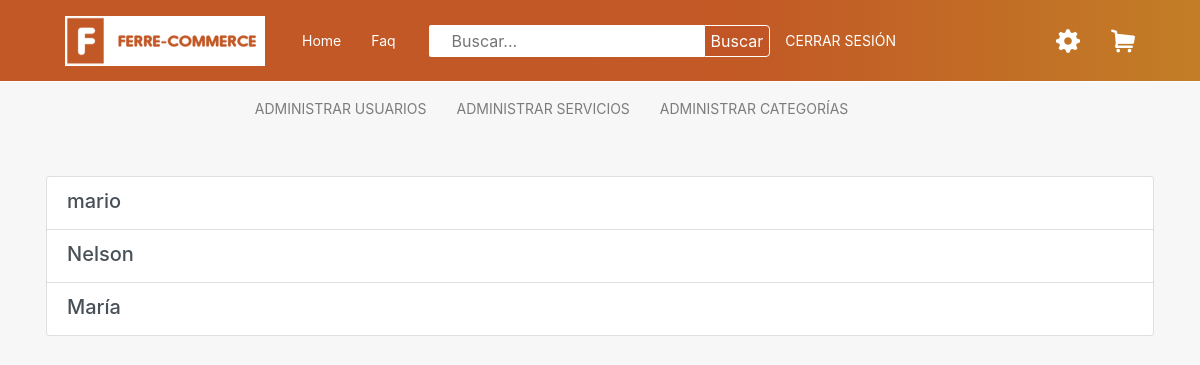
Screenshot of /all-users.php (signed in) with the database file from the repository.
### tables this page shows
CREATE TABLE `users` (
  `id` int(11) NOT NULL,
  `username` varchar(10) NOT NULL,
  `email` varchar(50) NOT NULL,
  `password` varchar(100) NOT NULL,
  `genre` varchar(10) NOT NULL,
  `imageuser` varchar(100) DEFAULT NULL,
  `descripcion` varchar(200) DEFAULT NULL
);

### all-users.php (called while the page is built)
<?php
include 'loader.php';
$usuarios = $db->buscarDatos('users');
require 'views/all-users-view.php';

### classes/PDOConnector.php (called while the page is built)
<?php
class PDOConnector
{
    public static function make()
    {
        try {
            $pdo = new PDO("mysql:host=localhost;dbname=ecommerce;port=3306;charset=utf8mb4", "root", "12345");
            $pdo->setAttribute(PDO::ATTR_ERRMODE, PDO::ERRMODE_EXCEPTION);
            $pdo->setAttribute(PDO::ATTR_EMULATE_PREPARES, false);
            return $pdo;
        } catch (PDOException $e){
            echo $e->getMessage();
        }
    }
}

### loader.php (called while the page is built, shortened)
<?php
require 'classes/MySQLDB.php';
$db = new MySQLDB();

### classes/MySQLDB.php (called while the page is built, shortened)
<?php
    require 'classes/PDOConnector.php';
    class MySQLDB extends DB
    {
        protected $connection;
        public function __construct()
        {
            $pdo = new PDOConnector();
            $this->connection = $pdo->make();
        }
        public function buscarDatos($datos)
        {
            $stmt = $this->connection->prepare("SELECT * FROM $datos");
            $stmt->execute();
            return $stmt->fetchAll(PDO::FETCH_ASSOC);
        }
    }

### views/all-users-view.php (the view, shortened to what this page needs)
<!DOCTYPE html>
<html lang="en">
<?php include 'head.php'?>
</head>
<body>
    <?php include_once('navbar.php'); ?>
    <?php include_once('nav-admin.php'); ?>
<div class="container">
    <div class="row">
        <div class="col-sm">
            <div class="list-categories">
                <div class="list-group">
                    <?php foreach($usuarios as $usuario): ?>
                        <div class="list-group-item list-group-item-action flex-column align-items-start">
                            <div class="d-flex w-100 justify-content-between">
                                <h5 class="mb-1"><?=$usuario['username']; ?></h5>
                            </div>
                        </div>
                    <?php endforeach ?>
                </div>
            </div>
        </div>
    </div>
</div>
</body>
</html>

### css/stylepreguntas.css (style rules this page uses)
.row { text-align: center; }

### css/master.css (style rules this page uses)
body { background-color: rgb(247, 247, 247); height: 100%; }
.container { border-radius: 0px; border: solid 1px rgba(214, 210, 210, 0); }
.list-group { margin-top: 40px; }

### rows the page displays
users: username "mario"
users: username "Nelson"
users: username "María"
